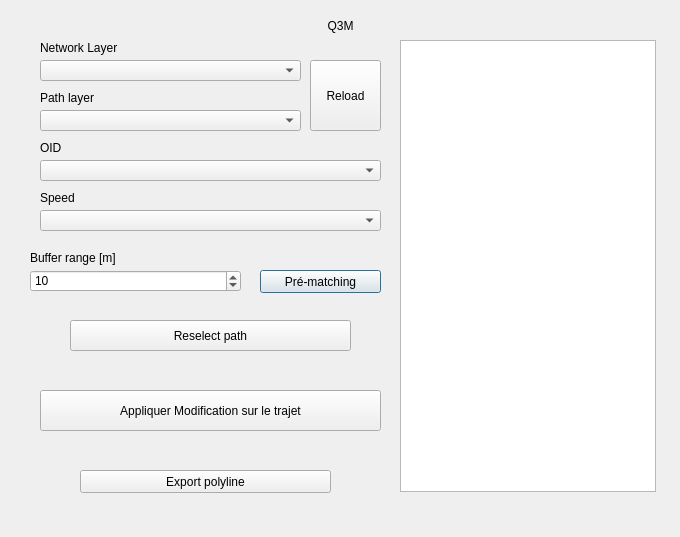
<?xml version="1.0" encoding="UTF-8"?>
<ui version="4.0">
 <class>firstDialogBase</class>
 <widget class="QDialog" name="firstDialogBase">
  <property name="geometry">
   <rect>
    <x>0</x>
    <y>0</y>
    <width>680</width>
    <height>537</height>
   </rect>
  </property>
  <property name="windowTitle">
   <string>first</string>
  </property>
  <widget class="QLabel" name="label">
   <property name="geometry">
    <rect>
     <x>0</x>
     <y>10</y>
     <width>681</width>
     <height>31</height>
    </rect>
   </property>
   <property name="layoutDirection">
    <enum>Qt::LeftToRight</enum>
   </property>
   <property name="lineWidth">
    <number>2</number>
   </property>
   <property name="text">
    <string>Q3M</string>
   </property>
   <property name="textFormat">
    <enum>Qt::PlainText</enum>
   </property>
   <property name="scaledContents">
    <bool>false</bool>
   </property>
   <property name="alignment">
    <set>Qt::AlignCenter</set>
   </property>
  </widget>
  <widget class="QLabel" name="label_2">
   <property name="geometry">
    <rect>
     <x>40</x>
     <y>40</y>
     <width>141</width>
     <height>16</height>
    </rect>
   </property>
   <property name="text">
    <string>Network Layer</string>
   </property>
  </widget>
  <widget class="QLabel" name="label_3">
   <property name="geometry">
    <rect>
     <x>40</x>
     <y>90</y>
     <width>141</width>
     <height>16</height>
    </rect>
   </property>
   <property name="text">
    <string>Path layer</string>
   </property>
  </widget>
  <widget class="QComboBox" name="comboBoxNetworkLayer">
   <property name="geometry">
    <rect>
     <x>40</x>
     <y>60</y>
     <width>261</width>
     <height>21</height>
    </rect>
   </property>
   <property name="sizePolicy">
    <sizepolicy hsizetype="Expanding" vsizetype="Fixed">
     <horstretch>0</horstretch>
     <verstretch>0</verstretch>
    </sizepolicy>
   </property>
  </widget>
  <widget class="QComboBox" name="comboBoxPathLayer">
   <property name="geometry">
    <rect>
     <x>40</x>
     <y>110</y>
     <width>261</width>
     <height>21</height>
    </rect>
   </property>
   <property name="sizePolicy">
    <sizepolicy hsizetype="Expanding" vsizetype="Fixed">
     <horstretch>0</horstretch>
     <verstretch>0</verstretch>
    </sizepolicy>
   </property>
  </widget>
  <widget class="QLabel" name="label_4">
   <property name="geometry">
    <rect>
     <x>40</x>
     <y>140</y>
     <width>141</width>
     <height>16</height>
    </rect>
   </property>
   <property name="text">
    <string>OID</string>
   </property>
  </widget>
  <widget class="QComboBox" name="comboBoxOID">
   <property name="geometry">
    <rect>
     <x>40</x>
     <y>160</y>
     <width>341</width>
     <height>21</height>
    </rect>
   </property>
   <property name="sizePolicy">
    <sizepolicy hsizetype="Expanding" vsizetype="Fixed">
     <horstretch>0</horstretch>
     <verstretch>0</verstretch>
    </sizepolicy>
   </property>
  </widget>
  <widget class="QLabel" name="label_5">
   <property name="geometry">
    <rect>
     <x>40</x>
     <y>190</y>
     <width>141</width>
     <height>16</height>
    </rect>
   </property>
   <property name="text">
    <string>Speed</string>
   </property>
  </widget>
  <widget class="QComboBox" name="comboBoxSpeed">
   <property name="geometry">
    <rect>
     <x>40</x>
     <y>210</y>
     <width>341</width>
     <height>21</height>
    </rect>
   </property>
   <property name="sizePolicy">
    <sizepolicy hsizetype="Expanding" vsizetype="Fixed">
     <horstretch>0</horstretch>
     <verstretch>0</verstretch>
    </sizepolicy>
   </property>
  </widget>
  <widget class="QSpinBox" name="spinBoxBufferRange">
   <property name="geometry">
    <rect>
     <x>30</x>
     <y>270</y>
     <width>211</width>
     <height>22</height>
    </rect>
   </property>
   <property name="maximum">
    <number>200000</number>
   </property>
   <property name="value">
    <number>10</number>
   </property>
  </widget>
  <widget class="QPushButton" name="pushButtonMapMatching">
   <property name="geometry">
    <rect>
     <x>260</x>
     <y>270</y>
     <width>121</width>
     <height>23</height>
    </rect>
   </property>
   <property name="text">
    <string>Pré-matching</string>
   </property>
  </widget>
  <widget class="QPushButton" name="pushButtonReselectPath">
   <property name="geometry">
    <rect>
     <x>70</x>
     <y>320</y>
     <width>281</width>
     <height>31</height>
    </rect>
   </property>
   <property name="text">
    <string>Reselect path</string>
   </property>
  </widget>
  <widget class="QPushButton" name="pushButtonApplyPathChange">
   <property name="geometry">
    <rect>
     <x>40</x>
     <y>390</y>
     <width>341</width>
     <height>41</height>
    </rect>
   </property>
   <property name="text">
    <string>Appliquer Modification sur le trajet</string>
   </property>
  </widget>
  <widget class="QPushButton" name="pushButtonExportLine">
   <property name="geometry">
    <rect>
     <x>80</x>
     <y>470</y>
     <width>251</width>
     <height>23</height>
    </rect>
   </property>
   <property name="text">
    <string>Export polyline</string>
   </property>
  </widget>
  <widget class="QLabel" name="label_6">
   <property name="geometry">
    <rect>
     <x>30</x>
     <y>250</y>
     <width>111</width>
     <height>16</height>
    </rect>
   </property>
   <property name="text">
    <string>Buffer range [m]</string>
   </property>
  </widget>
  <widget class="QPushButton" name="pushButtonReloadLayers">
   <property name="geometry">
    <rect>
     <x>310</x>
     <y>60</y>
     <width>71</width>
     <height>71</height>
    </rect>
   </property>
   <property name="layoutDirection">
    <enum>Qt::LeftToRight</enum>
   </property>
   <property name="text">
    <string>Reload</string>
   </property>
   <property name="autoDefault">
    <bool>true</bool>
   </property>
   <property name="default">
    <bool>false</bool>
   </property>
   <property name="flat">
    <bool>false</bool>
   </property>
  </widget>
  <widget class="QTextBrowser" name="textBrowser_help">
   <property name="geometry">
    <rect>
     <x>400</x>
     <y>40</y>
     <width>256</width>
     <height>452</height>
    </rect>
   </property>
   <property name="sizePolicy">
    <sizepolicy hsizetype="Maximum" vsizetype="Expanding">
     <horstretch>0</horstretch>
     <verstretch>0</verstretch>
    </sizepolicy>
   </property>
   <property name="readOnly">
    <bool>true</bool>
   </property>
   <property name="openExternalLinks">
    <bool>true</bool>
   </property>
  </widget>
 </widget>
 <resources/>
 <connections/>
</ui>
